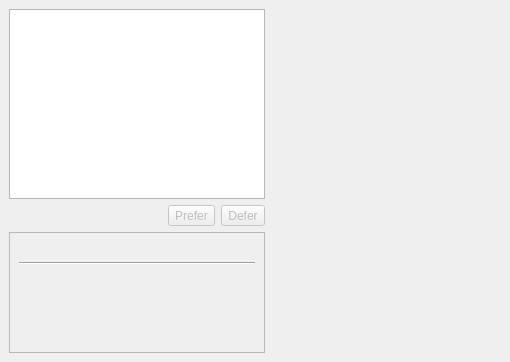
<?xml version="1.0" encoding="UTF-8"?>
<ui version="4.0">
 <author>Matthias Kretz &lt;kretz@kde.org&gt;</author>
 <class>BackendSelection</class>
 <widget class="QWidget" name="BackendSelection">
  <property name="geometry">
   <rect>
    <x>0</x>
    <y>0</y>
    <width>510</width>
    <height>362</height>
   </rect>
  </property>
  <layout class="QGridLayout">
   <property name="margin">
    <number>9</number>
   </property>
   <property name="spacing">
    <number>6</number>
   </property>
   <item row="2" column="0">
    <widget class="QFrame" name="frame">
     <property name="frameShape">
      <enum>QFrame::StyledPanel</enum>
     </property>
     <property name="frameShadow">
      <enum>QFrame::Raised</enum>
     </property>
     <layout class="QVBoxLayout">
      <property name="spacing">
       <number>6</number>
      </property>
      <property name="margin">
       <number>9</number>
      </property>
      <item>
       <layout class="QHBoxLayout">
        <property name="spacing">
         <number>6</number>
        </property>
        <property name="margin">
         <number>0</number>
        </property>
        <item>
         <widget class="QLabel" name="m_icon">
          <property name="sizePolicy">
           <sizepolicy hsizetype="Fixed" vsizetype="Fixed">
            <horstretch>0</horstretch>
            <verstretch>0</verstretch>
           </sizepolicy>
          </property>
          <property name="text">
           <string/>
          </property>
         </widget>
        </item>
        <item>
         <widget class="QLabel" name="m_name">
          <property name="sizePolicy">
           <sizepolicy hsizetype="Preferred" vsizetype="Preferred">
            <horstretch>0</horstretch>
            <verstretch>0</verstretch>
           </sizepolicy>
          </property>
          <property name="text">
           <string/>
          </property>
          <property name="alignment">
           <set>Qt::AlignVCenter</set>
          </property>
         </widget>
        </item>
       </layout>
      </item>
      <item>
       <widget class="Line" name="line1">
        <property name="frameShape">
         <enum>QFrame::HLine</enum>
        </property>
        <property name="frameShadow">
         <enum>QFrame::Sunken</enum>
        </property>
        <property name="orientation">
         <enum>Qt::Horizontal</enum>
        </property>
       </widget>
      </item>
      <item>
       <widget class="QLabel" name="m_comment">
        <property name="text">
         <string/>
        </property>
        <property name="alignment">
         <set>Qt::AlignVCenter</set>
        </property>
       </widget>
      </item>
      <item>
       <widget class="QLabel" name="m_website">
        <property name="text">
         <string/>
        </property>
       </widget>
      </item>
      <item>
       <widget class="QLabel" name="m_version">
        <property name="text">
         <string/>
        </property>
        <property name="alignment">
         <set>Qt::AlignVCenter</set>
        </property>
       </widget>
      </item>
      <item>
       <spacer>
        <property name="orientation">
         <enum>Qt::Vertical</enum>
        </property>
        <property name="sizeType">
         <enum>QSizePolicy::Expanding</enum>
        </property>
        <property name="sizeHint" stdset="0">
         <size>
          <width>20</width>
          <height>20</height>
         </size>
        </property>
       </spacer>
      </item>
     </layout>
    </widget>
   </item>
   <item row="1" column="0">
    <layout class="QGridLayout">
     <property name="margin">
      <number>0</number>
     </property>
     <property name="spacing">
      <number>6</number>
     </property>
     <item row="0" column="0" colspan="3">
      <widget class="QListWidget" name="m_select">
       <property name="sizePolicy">
        <sizepolicy hsizetype="Preferred" vsizetype="Preferred">
         <horstretch>0</horstretch>
         <verstretch>0</verstretch>
        </sizepolicy>
       </property>
       <property name="toolTip">
        <string>A list of Phonon Backends found on your system.  The order here determines the order Phonon will use them in.</string>
       </property>
       <property name="whatsThis">
        <string>A list of Phonon Backends found on your system.  The order here determines the order Phonon will use them in.</string>
       </property>
       <property name="dragEnabled">
        <bool>true</bool>
       </property>
       <property name="dragDropMode">
        <enum>QAbstractItemView::InternalMove</enum>
       </property>
      </widget>
     </item>
     <item row="1" column="1">
      <widget class="QToolButton" name="m_up">
       <property name="enabled">
        <bool>false</bool>
       </property>
       <property name="text">
        <string>Prefer</string>
       </property>
       <property name="toolButtonStyle">
        <enum>Qt::ToolButtonTextBesideIcon</enum>
       </property>
      </widget>
     </item>
     <item row="1" column="2">
      <widget class="QToolButton" name="m_down">
       <property name="enabled">
        <bool>false</bool>
       </property>
       <property name="text">
        <string>Defer</string>
       </property>
       <property name="toolButtonStyle">
        <enum>Qt::ToolButtonTextBesideIcon</enum>
       </property>
      </widget>
     </item>
     <item row="1" column="0">
      <spacer>
       <property name="orientation">
        <enum>Qt::Horizontal</enum>
       </property>
       <property name="sizeHint" stdset="0">
        <size>
         <width>81</width>
         <height>20</height>
        </size>
       </property>
      </spacer>
     </item>
    </layout>
   </item>
   <item row="1" column="1" rowspan="2">
    <widget class="QStackedWidget" name="stackedWidget">
     <property name="sizePolicy">
      <sizepolicy hsizetype="Expanding" vsizetype="Preferred">
       <horstretch>0</horstretch>
       <verstretch>0</verstretch>
      </sizepolicy>
     </property>
     <widget class="QWidget" name="page"/>
     <widget class="QWidget" name="page_2"/>
    </widget>
   </item>
  </layout>
 </widget>
 <resources/>
 <connections/>
</ui>
